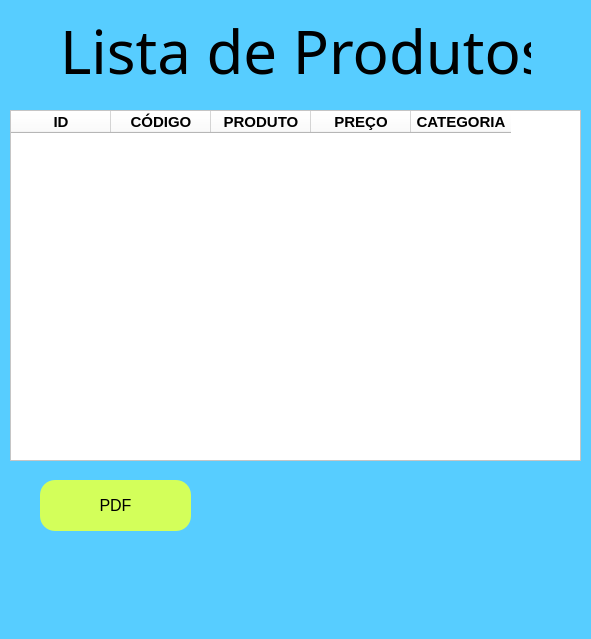
<?xml version="1.0" encoding="UTF-8"?>
<ui version="4.0">
 <class>MainWindow</class>
 <widget class="QMainWindow" name="MainWindow">
  <property name="geometry">
   <rect>
    <x>0</x>
    <y>0</y>
    <width>591</width>
    <height>639</height>
   </rect>
  </property>
  <property name="windowTitle">
   <string>MainWindow</string>
  </property>
  <property name="styleSheet">
   <string notr="true">background-color: rgb(87, 205, 255);</string>
  </property>
  <widget class="QWidget" name="centralwidget">
   <widget class="QLabel" name="label_6">
    <property name="geometry">
     <rect>
      <x>60</x>
      <y>10</y>
      <width>471</width>
      <height>81</height>
     </rect>
    </property>
    <property name="font">
     <font>
      <family>Microsoft YaHei UI Light</family>
      <pointsize>45</pointsize>
     </font>
    </property>
    <property name="text">
     <string>Lista de Produtos</string>
    </property>
   </widget>
   <widget class="QTableWidget" name="tableWidget">
    <property name="geometry">
     <rect>
      <x>10</x>
      <y>110</y>
      <width>571</width>
      <height>351</height>
     </rect>
    </property>
    <property name="font">
     <font>
      <family>Nirmala UI</family>
      <pointsize>11</pointsize>
     </font>
    </property>
    <property name="styleSheet">
     <string notr="true">background-color: rgb(255, 255, 255);</string>
    </property>
    <property name="alternatingRowColors">
     <bool>true</bool>
    </property>
    <property name="showGrid">
     <bool>false</bool>
    </property>
    <property name="sortingEnabled">
     <bool>true</bool>
    </property>
    <column>
     <property name="text">
      <string>ID</string>
     </property>
     <property name="font">
      <font>
       <family>Microsoft YaHei UI</family>
       <pointsize>11</pointsize>
       <weight>75</weight>
       <bold>true</bold>
      </font>
     </property>
    </column>
    <column>
     <property name="text">
      <string>CÓDIGO</string>
     </property>
     <property name="font">
      <font>
       <family>Microsoft YaHei UI</family>
       <pointsize>11</pointsize>
       <weight>75</weight>
       <bold>true</bold>
      </font>
     </property>
    </column>
    <column>
     <property name="text">
      <string>PRODUTO</string>
     </property>
     <property name="font">
      <font>
       <family>Microsoft YaHei UI</family>
       <pointsize>11</pointsize>
       <weight>75</weight>
       <bold>true</bold>
      </font>
     </property>
    </column>
    <column>
     <property name="text">
      <string>PREÇO</string>
     </property>
     <property name="font">
      <font>
       <family>Microsoft YaHei UI</family>
       <pointsize>11</pointsize>
       <weight>75</weight>
       <bold>true</bold>
      </font>
     </property>
    </column>
    <column>
     <property name="text">
      <string>CATEGORIA</string>
     </property>
     <property name="font">
      <font>
       <family>Microsoft YaHei UI</family>
       <pointsize>11</pointsize>
       <weight>75</weight>
       <bold>true</bold>
      </font>
     </property>
    </column>
   </widget>
   <widget class="QPushButton" name="pushButton_2">
    <property name="geometry">
     <rect>
      <x>40</x>
      <y>480</y>
      <width>151</width>
      <height>51</height>
     </rect>
    </property>
    <property name="font">
     <font>
      <family>Microsoft YaHei UI</family>
      <pointsize>12</pointsize>
      <weight>50</weight>
      <bold>false</bold>
     </font>
    </property>
    <property name="styleSheet">
     <string notr="true">background-color: rgb(211, 255, 90);
border-color: rgb(0, 0, 0);
border-radius: 15px;
border-width: 2px;
border-color: rgb(0, 0, 0);</string>
    </property>
    <property name="text">
     <string>PDF</string>
    </property>
   </widget>
  </widget>
  <widget class="QMenuBar" name="menubar">
   <property name="geometry">
    <rect>
     <x>0</x>
     <y>0</y>
     <width>591</width>
     <height>21</height>
    </rect>
   </property>
  </widget>
  <widget class="QStatusBar" name="statusbar"/>
 </widget>
 <resources/>
 <connections/>
</ui>
